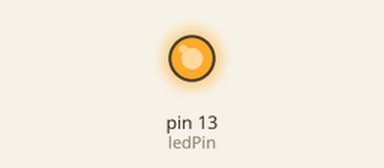
This sketch was run on a simulated Arduino Uno, built with avr-gcc and run on an emulated ATmega328P. On the bench: output pins drawn as LEDs (lit = HIGH).

Above: at 0.05 s.
At 5.4 s:
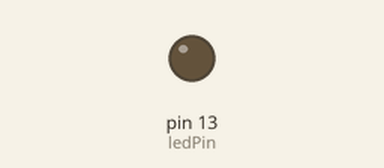
Timing chart, 0 to 9.1 s (numbered marks = the images above):
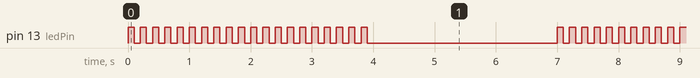

Measured:
- by itself, pin 13 (ledPin): repeats every 7.0 s: HIGH 0.10 s, LOW 3.1 s, 19 × (HIGH 0.10 s, LOW 0.10 s)
- by itself, everything shown: repeats every 7.0 s, in 40 steps

The sketch:

sketch3_07.ino
```cpp
int ledPin = 13;
int delayPeriod = 100;

void setup() {
  // put your setup code here, to run once:
  pinMode(ledPin, OUTPUT);
}

void loop() {
  // put your main code here, to run repeatedly:
  for(int i = 0; i < 20; ++i)
  {
    digitalWrite(ledPin, HIGH);
    delay(delayPeriod);
    digitalWrite(ledPin, LOW);
    delay(delayPeriod);
  }

  delay(3000);
}
```
